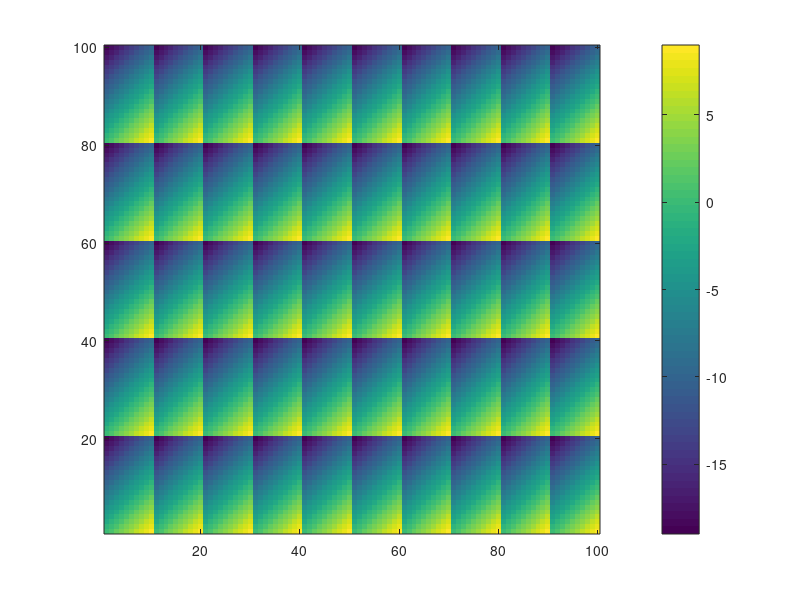

This figure's MATLAB source:
Z=zeros(100,100);
for X=1:10
    for Y=1:20
        Z(Y,X)=X-Y;
    end
end
Z=repmat(Z(1:20,1:10),5,10);
figure;imagesc(Z);set(gca,'YDir','normal');colorbar;
